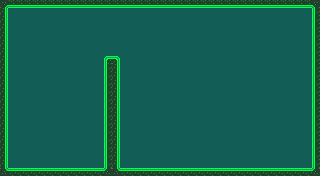

A 2D game scene composited from a Tiled map and its tileset images. What follows is a short description and the map's XML, with every tile layer's data as written:
An orthogonal 40x22 tile map with 8x8 px tiles, 1 tile layer (Player) and 1 object.

<map version="1.8" tiledversion="1.8.0" orientation="orthogonal" renderorder="right-down" width="40" height="22" tilewidth="8" tileheight="8" infinite="0" backgroundcolor="#125d55" nextlayerid="4" nextobjectid="5">
 <tileset firstgid="1" source="../purple.tsx" />
 <layer id="1" name="Player" width="40" height="22">
  <properties>
   <property name="player" type="bool" value="true" />
  </properties>
  <data encoding="csv">
101,98,98,98,98,98,98,98,98,98,98,98,98,98,98,98,98,98,98,98,98,98,98,98,98,98,98,98,98,98,98,98,98,98,98,98,98,98,98,102,
83,0,0,0,0,0,0,0,0,0,0,0,0,0,0,0,0,0,0,0,0,0,0,0,0,0,0,0,0,0,0,0,0,0,0,0,0,0,0,81,
83,0,0,0,0,0,0,0,0,0,0,0,0,0,0,0,0,0,0,0,0,0,0,0,0,0,0,0,0,0,0,0,0,0,0,0,0,0,0,81,
83,0,0,0,0,0,0,0,0,0,0,0,0,0,0,0,0,0,0,0,0,0,0,0,0,0,0,0,0,0,0,0,0,0,0,0,0,0,0,81,
83,0,0,0,0,0,0,0,0,0,0,0,0,0,0,0,0,0,0,0,0,0,0,0,0,0,0,0,0,0,0,0,0,0,0,0,0,0,0,81,
83,0,0,0,0,0,0,0,0,0,0,0,0,0,0,0,0,0,0,0,0,0,0,0,0,0,0,0,0,0,0,0,0,0,0,0,0,0,0,81,
83,0,0,0,0,0,0,0,0,0,0,0,0,0,0,0,0,0,0,0,0,0,0,0,0,0,0,0,0,0,0,0,0,0,0,0,0,0,0,81,
83,0,0,0,0,0,0,0,0,0,0,0,0,65,67,0,0,0,0,0,0,0,0,0,0,0,0,0,0,0,0,0,0,0,0,0,0,0,0,81,
83,0,0,0,0,0,0,0,0,0,0,0,0,81,83,0,0,0,0,0,0,0,0,0,0,0,0,0,0,0,0,0,0,0,0,0,0,0,0,81,
83,0,0,0,0,0,0,0,0,0,0,0,0,81,83,0,0,0,0,0,0,0,0,0,0,0,0,0,0,0,0,0,0,0,0,0,0,0,0,81,
83,0,0,0,0,0,0,0,0,0,0,0,0,81,83,0,0,0,0,0,0,0,0,0,0,0,0,0,0,0,0,0,0,0,0,0,0,0,0,81,
83,0,0,0,0,0,0,0,0,0,0,0,0,81,83,0,0,0,0,0,0,0,0,0,0,0,0,0,0,0,0,0,0,0,0,0,0,0,0,81,
83,0,0,0,0,0,0,0,0,0,0,0,0,81,83,0,0,0,0,0,0,0,0,0,0,0,0,0,0,0,0,0,0,0,0,0,0,0,0,81,
83,0,0,0,0,0,0,0,0,0,0,0,0,81,83,0,0,0,0,0,0,0,0,0,0,0,0,0,0,0,0,0,0,0,0,0,0,0,0,81,
83,0,0,0,0,0,0,0,0,0,0,0,0,81,83,0,0,0,0,0,0,0,0,0,0,0,0,0,0,0,0,0,0,0,0,0,0,0,0,81,
83,0,0,0,0,0,0,0,0,0,0,0,0,81,83,0,0,0,0,0,0,0,0,0,0,0,0,0,0,0,0,0,0,0,0,0,0,0,0,81,
83,0,0,0,0,0,0,0,0,0,0,0,0,81,83,0,0,0,0,0,0,0,0,0,0,0,0,0,0,0,0,0,0,0,0,0,0,0,0,81,
83,0,0,0,0,0,0,0,0,0,0,0,0,81,83,0,0,0,0,0,0,0,0,0,0,0,0,0,0,0,0,0,0,0,0,0,0,0,0,81,
83,0,0,0,0,0,0,0,0,0,0,0,0,81,83,0,0,0,0,0,0,0,0,0,0,0,0,0,0,0,0,0,0,0,0,0,0,0,0,81,
83,0,0,0,0,0,0,0,0,0,0,0,0,81,83,0,0,0,0,0,0,0,0,0,0,0,0,0,0,0,0,0,0,0,0,0,0,0,0,81,
83,0,0,0,0,0,0,0,0,0,0,0,0,81,83,0,0,0,0,0,0,0,0,0,0,0,0,0,0,0,0,0,0,0,0,0,0,0,0,81,
117,66,66,66,66,66,66,66,66,66,66,66,66,118,117,66,66,66,66,66,66,66,66,66,66,66,66,66,66,66,66,66,66,66,66,66,66,66,66,118
</data>
 </layer>
 <objectgroup id="3" name="Objects">
  <object id="4" x="120" y="16" width="192" height="152">
   <properties>
    <property name="fire" type="bool" value="true" />
   </properties>
  </object>
 </objectgroup>
</map>
